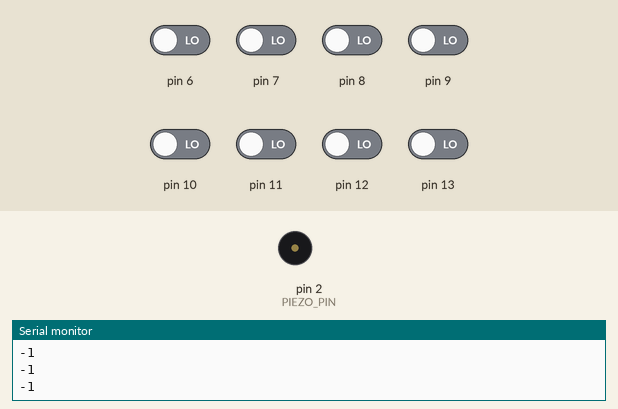
The sketch below on a simulated Arduino Uno, built with avr-gcc and run on an emulated ATmega328P. Shown: buzzer (waves = sounding), the last lines printed to the serial monitor. The test bench sets the inputs (shaded band); at power-on: pin 6–13 LOW.

Above: at 1.2 s.
1.3 s: pin 6 driven HIGH
At 2.2 s:
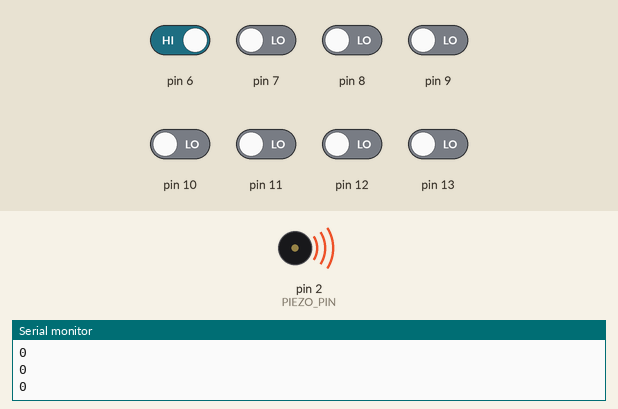
2.8 s: pin 7 driven HIGH
At 3.7 s:
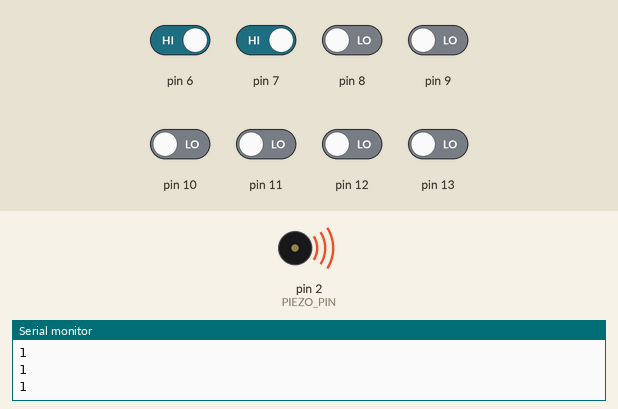
4.3 s: pin 8 driven HIGH
At 5.3 s:
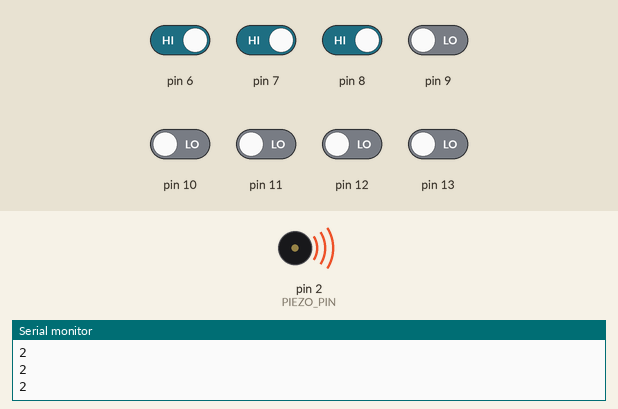
5.8 s: pin 9 driven HIGH
At 6.8 s:
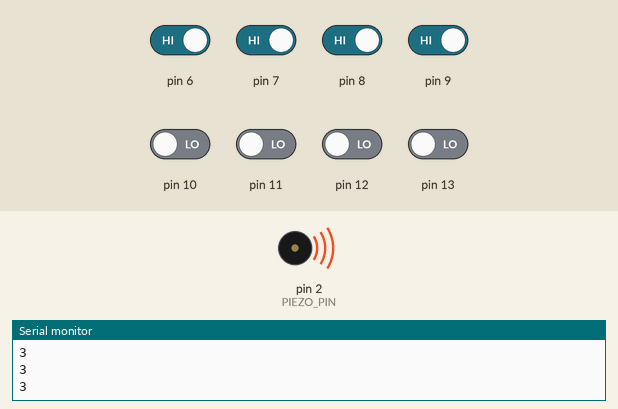
7.3 s: pin 10 driven HIGH
At 7.8 s:
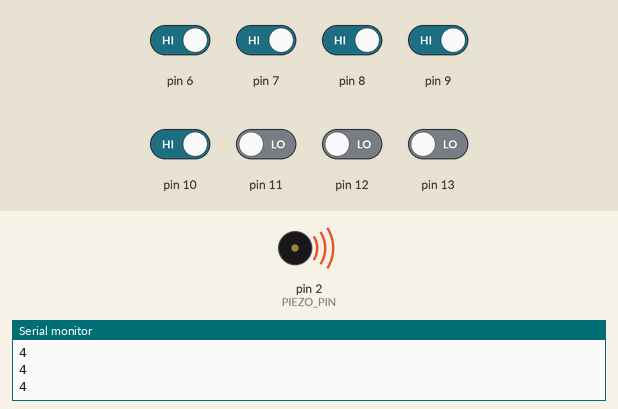
8.8 s: pin 11 driven HIGH
At 9.5 s:
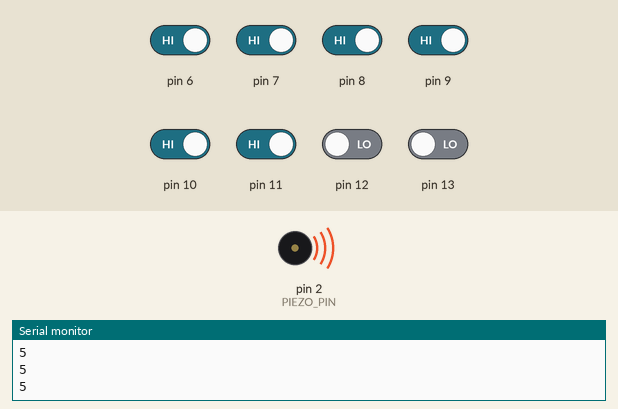
Timing chart, 0 to 11.3 s (numbered marks = the images above; inputs shaded):
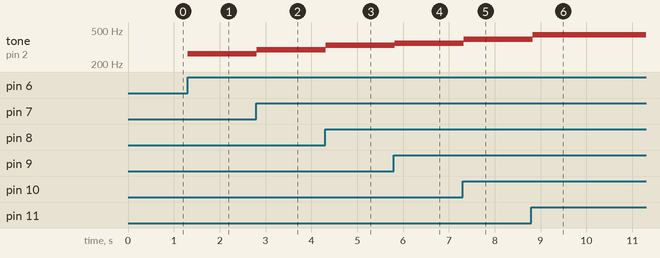

The sketch:

piano.ino
```cpp
const int melody[] = {    // 음계 별 주파수를 저장한 변수 선언
  262,	// '도'의 주파수
  294,	// '레'의 주파수
  330,	// '미'의 주파수
  349,	// '파'의 주파수
  392,	// '솔'의 주파수
  440,	// '라'의 주파수
  494,	// '시'의 주파수
  523,	// '도'의 주파수
};

const int PIEZO_PIN = 2;  // 피에조 스피커에 연결된 디지털 핀 번호

void setup() {

  for(int i=6; i<=13; i++) {  // 디지털 6번 핀 ~ 13번 핀까지
    pinMode(i, INPUT);        // 디지털 핀을 입력 모드로 설정
  }

  Serial.begin(9600);         // 시리얼 통신 초기화
}

void loop() {

  // 눌려진 버튼을 구분해 음계를 선택
  int indexOfMelody = readNote();

  // 선택된 음계를 200ms동안 재생
  if (indexOfMelody > -1)
    tone(PIEZO_PIN, melody[indexOfMelody], 200);

  // 버튼 누르는 시간을 고려한 일정시간 지연
  delay(50);
}

// 눌려진 버튼에 따라 melody 배열의 인덱스를 반환하는 함수
int readNote() {
  int index = -1;                     // 인덱스 초기값
  for(int i=6; i<=13; i++) {          // 디지털 6번 핀 ~ 13번 핀까지
    int buttonValue = digitalRead(i); // 버튼의 입력 값 읽기를 반복
    if(buttonValue == HIGH)           // 버튼이 눌렸다면
      index = i-6;                    // melody의 인덱스 값 계산
  }
  Serial.println(index);              // 시리얼 모니터에 인덱스 값 출력
  return index;                       // 인덱스 값 반환
}
```

Measured:
- after the input at 1.3 s, tone on pin 2 (PIEZO_PIN): silent → 262 Hz at once
- after the input at 2.8 s, tone on pin 2 (PIEZO_PIN): 262 Hz → 294 Hz at once
- after the input at 4.3 s, tone on pin 2 (PIEZO_PIN): 294 Hz → 330 Hz at once
- after the input at 5.8 s, tone on pin 2 (PIEZO_PIN): 330 Hz → 349 Hz at once
- after the input at 7.3 s, tone on pin 2 (PIEZO_PIN): 349 Hz → 392 Hz at once
- after the input at 8.8 s, tone on pin 2 (PIEZO_PIN): 392 Hz → 440 Hz at once
